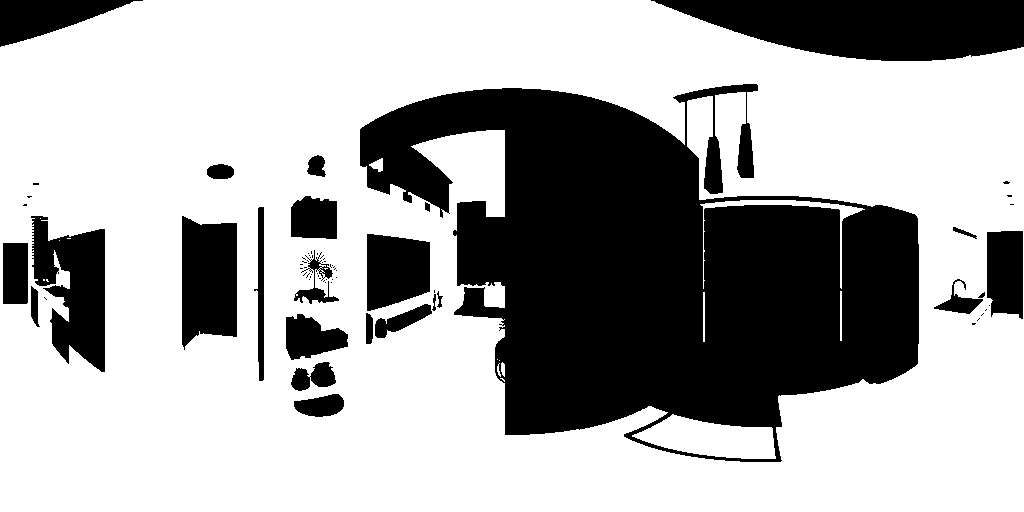
#> input picture data/scene_00001/906322/panorama.png, 1024 x 512 px; its folder holds only this picture in this run
$ python -i midas_depth_estimation.py   (imports and definitions only)
#> lines starting #> are read from the running program, lines starting #| are printed output that depends on the picture; after the words box and inside, x2 and y2 are one past the last pixel; in counts of white or black regions, pixels touching at a corner belong together
import matplotlib
# [1 line not run here, left out]

import json
import numpy as np
import matplotlib.pyplot as plt
import matplotlib.animation as animation
from matplotlib.patches import Rectangle, Circle, Wedge
import cv2
import glob
import torch
import warnings

# Suppress deprecation warnings from timm
# [19 lines not run here, left out]

objects = []

# [11 lines not run here, left out]


# ==============================
# LOAD PANORAMA
# ==============================

pan_files = glob.glob("data/scene_00001/**/panorama.png", recursive=True)

# [1 line not run here, left out]
# [1 line that did not run here, left out]

# [1 line that did not run here, left out]

# [1 line not run here, left out]


# ==============================
# DEPTH ESTIMATION
# ==============================

# [19 lines left out: function estimate_depth, not called in this run]


# [1 line that did not run here, left out]


# ==============================
# DRAW PATH
# ==============================

fig, ax = plt.subplots(figsize=(8,8))

# [15 lines not run here, left out]

path = []

# [10 lines left out: function onclick, not called in this run]

# [3 lines not run here, left out]

path = np.array(path)


# ==============================
# CAMERA SETTINGS
# ==============================

FOV = 90
VIEW_DIST = 5


# [36 lines left out: functions compute_angle, get_pov, not called in this run]


# ==============================
# IMPROVED SILHOUETTE DETECTION
# ==============================

def detect_silhouettes(frame):

    gray = cv2.cvtColor(frame, cv2.COLOR_RGB2GRAY)

    # improve contrast
    gray = cv2.equalizeHist(gray)

    blur = cv2.GaussianBlur(gray,(5,5),0)

    _, th = cv2.threshold(
        blur,
        0,
        255,
        cv2.THRESH_BINARY_INV + cv2.THRESH_OTSU
    )

    kernel = np.ones((5,5), np.uint8)

    th = cv2.morphologyEx(th, cv2.MORPH_CLOSE, kernel, iterations=2)
    th = cv2.morphologyEx(th, cv2.MORPH_OPEN, kernel, iterations=1)

    contours,_ = cv2.findContours(
        th,
        cv2.RETR_EXTERNAL,
        cv2.CHAIN_APPROX_SIMPLE
    )

    detections = []

    for c in contours:

        area = cv2.contourArea(c)

        if area < 200:
            continue

        x,y,w,h = cv2.boundingRect(c)

        aspect = w/h if h>0 else 0

        if aspect < 0.1 or aspect > 10:
            continue

        detections.append((x,y,w,h,c))

    return detections, th


# ==============================
# EVENT MEMORY
# ==============================

event_buffer = []


# [29 lines left out: function record_events, not called in this run]


# ==============================
# TIMELINE ENGINE
# ==============================

def build_timeline(events):

    events = sorted(events, key=lambda x: x[0])

    timeline = []
    last_event = None

    for f,e in events:

        if last_event == e:
            continue

        timeline.append((f,e))
        last_event = e

    return timeline


# ==============================
# EXPLANATION ENGINE
# ==============================

# [19 lines left out: function explain_crime, not called in this run]


# ==============================
# ANIMATION
# ==============================

fig2 = plt.figure(figsize=(15,6))

ax_scene = fig2.add_subplot(131)
ax_pov = fig2.add_subplot(132)
ax_mask = fig2.add_subplot(133)

# [13 lines not run here, left out]

# [1 line that did not run here, left out]
# [1 line not run here, left out]

# [1 line that did not run here, left out]
# [1 line not run here, left out]

pov_img = ax_pov.imshow(np.zeros((100,100,3),dtype=np.uint8))
mask_img = ax_mask.imshow(np.zeros((100,100)), cmap="gray")


# [33 lines left out: function update, not called in this run]


ani = animation.FuncAnimation(
    fig2,
    update,
    frames=len(path)-1,
    interval=200
)

# [1 line not run here, left out]


# ==============================
# BUILD TIMELINE
# ==============================

timeline = build_timeline(event_buffer)

# [1 line not run here, left out]

>>> import cv2
>>> picture = cv2.cvtColor(cv2.imread('data/scene_00001/906322/panorama.png'), cv2.COLOR_BGR2RGB)
#> picture is the input picture: shape (512, 1024, 3); min 0, max 255, mean 170.8
>>> result = detect_silhouettes(picture)
#> in detect_silhouettes, `blur = cv2.GaussianBlur(gray,(5,5),0)`:
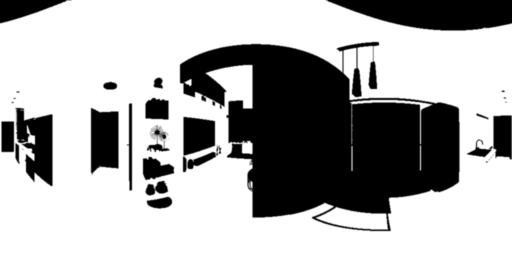
#> blur: shape (512, 1024) (shown at 1/2 size); min 0, max 255, mean 170.8
#> in detect_silhouettes, `_, th = cv2.threshold( blur, 0, 255, cv2.THRESH_BINARY_INV + cv2.THRES..`:
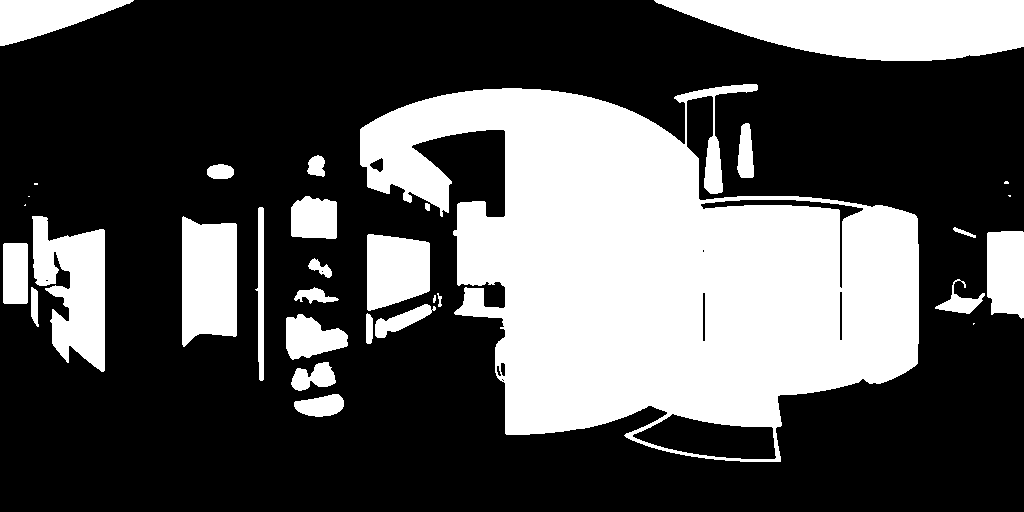
#> th: shape (512, 1024); 33% white; 32 white regions (7 under 20 px), largest, box (x1, y1, x2, y2) and area: (360, 84, 919, 462) 120342, (654, 0, 1024, 61) 16771, (32, 216, 105, 372) 7235
#> in detect_silhouettes, `th = cv2.morphologyEx(th, cv2.MORPH_CLOSE, kernel, iterations=2)`:
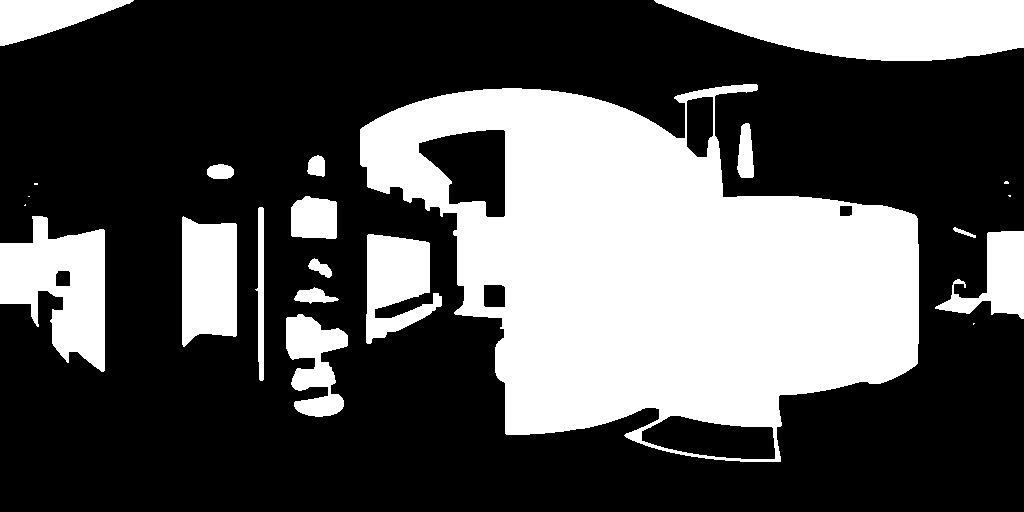
#> th: shape (512, 1024); 33.7% white; 22 white regions (6 under 20 px), largest, box (x1, y1, x2, y2) and area: (360, 84, 919, 462) 122520, (654, 0, 1024, 61) 16775, (0, 216, 105, 372) 9824
#> in detect_silhouettes, `th = cv2.morphologyEx(th, cv2.MORPH_OPEN, kernel, iterations=1)`:
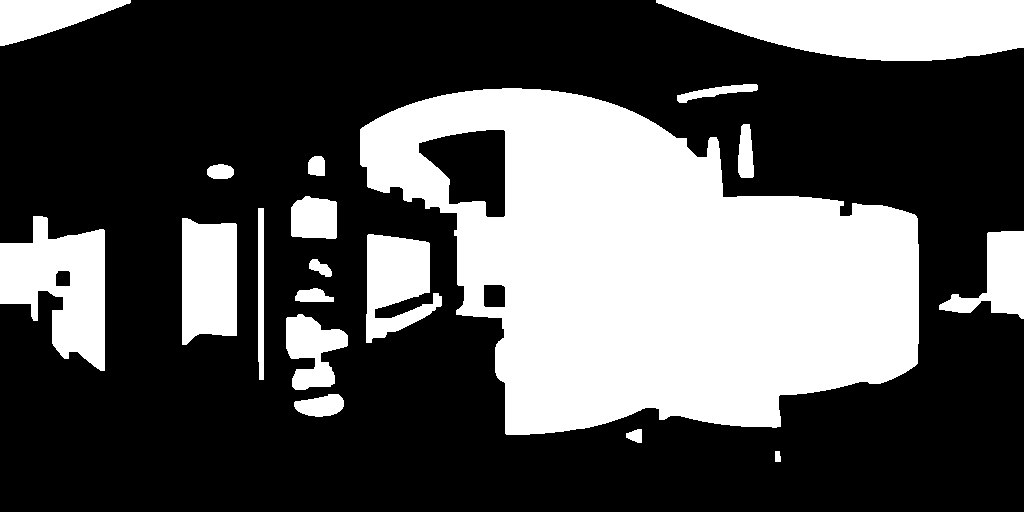
#> th: shape (512, 1024); 33.4% white; 19 white regions
#> in detect_silhouettes, `contours,_ = cv2.findContours( th, cv2.RETR_EXTERNAL, cv2.CHAIN_APPROX..`: contours = 19 contours; largest, box (x1, y1, x2, y2) and area: (360, 88, 919, 435) 125368, (656, 0, 1024, 61) 16380, (0, 216, 105, 371) 9696, (182, 218, 237, 345) 6112, (366, 234, 442, 343) 5112
#> the loop in detect_silhouettes, `for c in contours: ` made 19 passes
#> (area, x, y, w, h, aspect) on passes 3 to 10: (773, 294, 394, 50, 23, 2.17), (2682.5, 286, 314, 62, 76, 0.816), (356.5, 295, 288, 39, 14, 2.79), (208, 309, 259, 23, 18, 1.28), (5112.5, 366, 234, 76, 109, 0.697), (3415.5, 939, 231, 85, 88, 0.966), (6111.5, 182, 218, 55, 127, 0.433), (9695.5, 0, 216, 105, 155, 0.677)
#> after the loop in detect_silhouettes, `for c in contours:`: detections = 16 items

$ run again, on data/scene_00001/906322/perspective_1.png
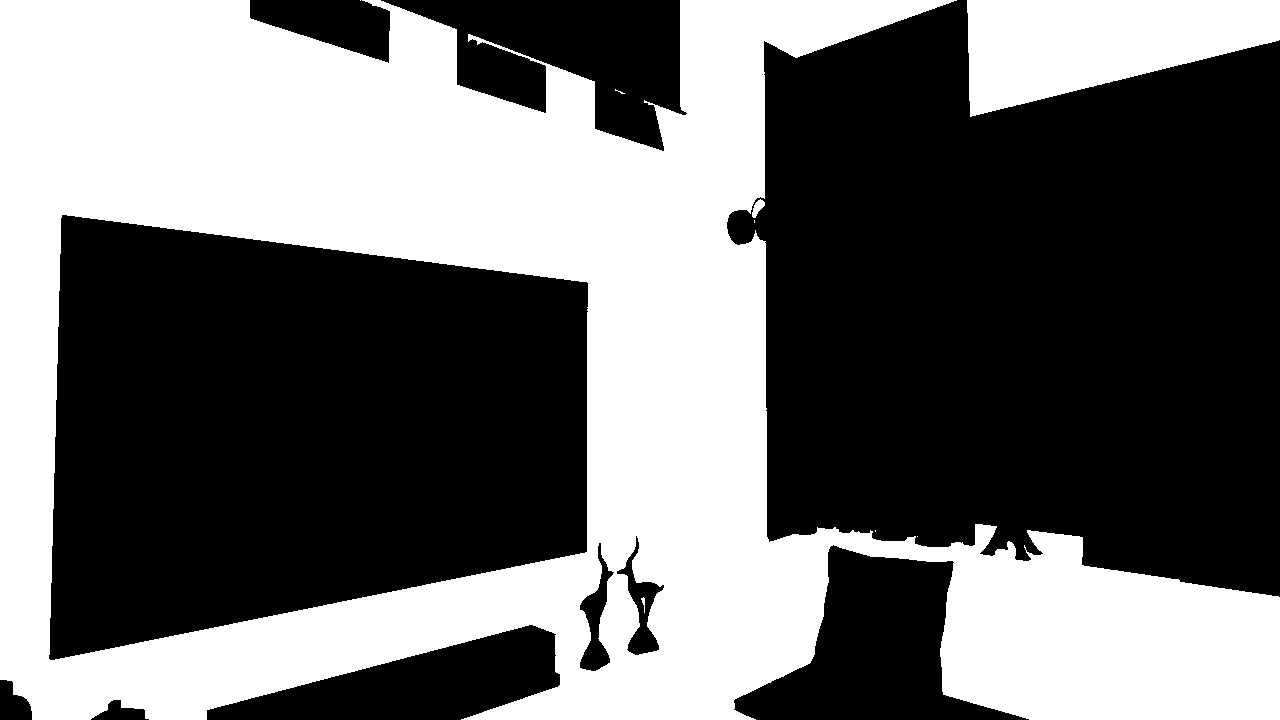
#> input picture data/scene_00001/906322/perspective_1.png, 1280 x 720 px
#> picture is the input picture: shape (720, 1280, 3); min 0, max 255, mean 110.3
#> in detect_silhouettes, `_, th = cv2.threshold( blur, 0, 255, cv2.THRESH_BINARY_INV + cv2.THRES..`:
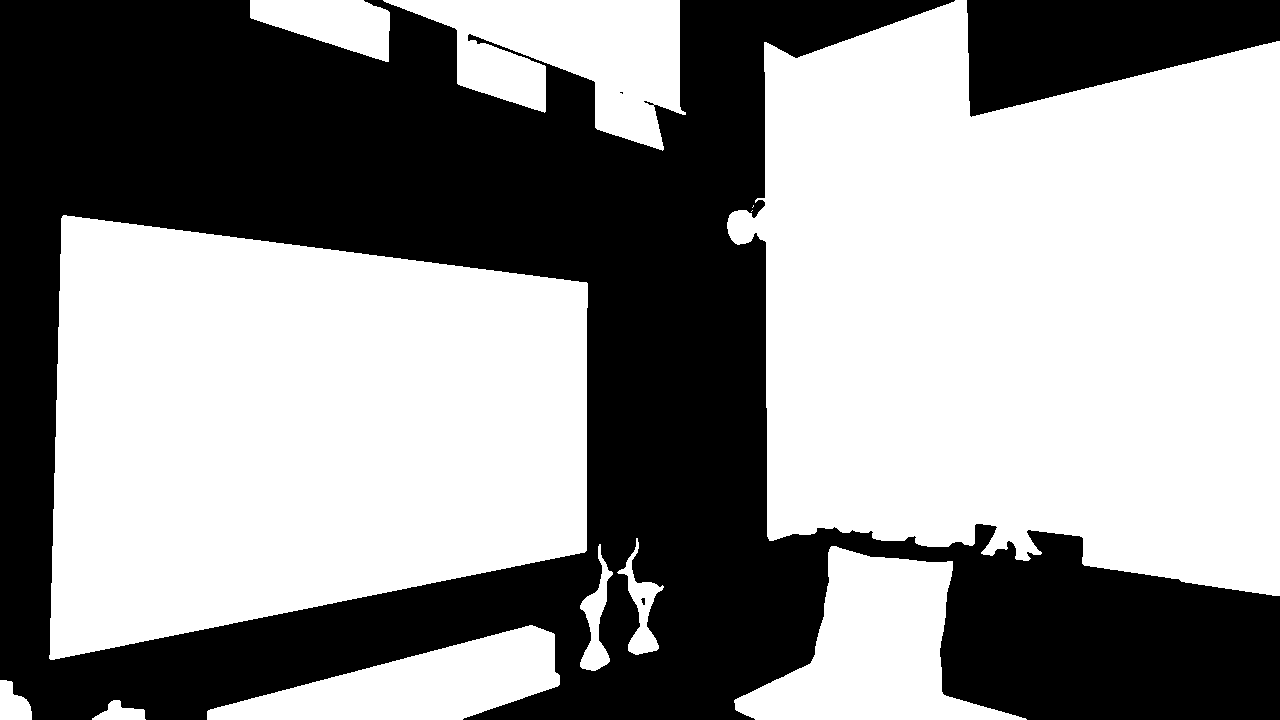
#> th: shape (720, 1280); 56.7% white; 4 black regions (1 under 20 px), largest, box (x1, y1, x2, y2) and area: (0, 0, 1280, 720) 374150, (967, 0, 1280, 117) 24562, (641, 598, 645, 605) 20
#> in detect_silhouettes, `th = cv2.morphologyEx(th, cv2.MORPH_CLOSE, kernel, iterations=2)`:
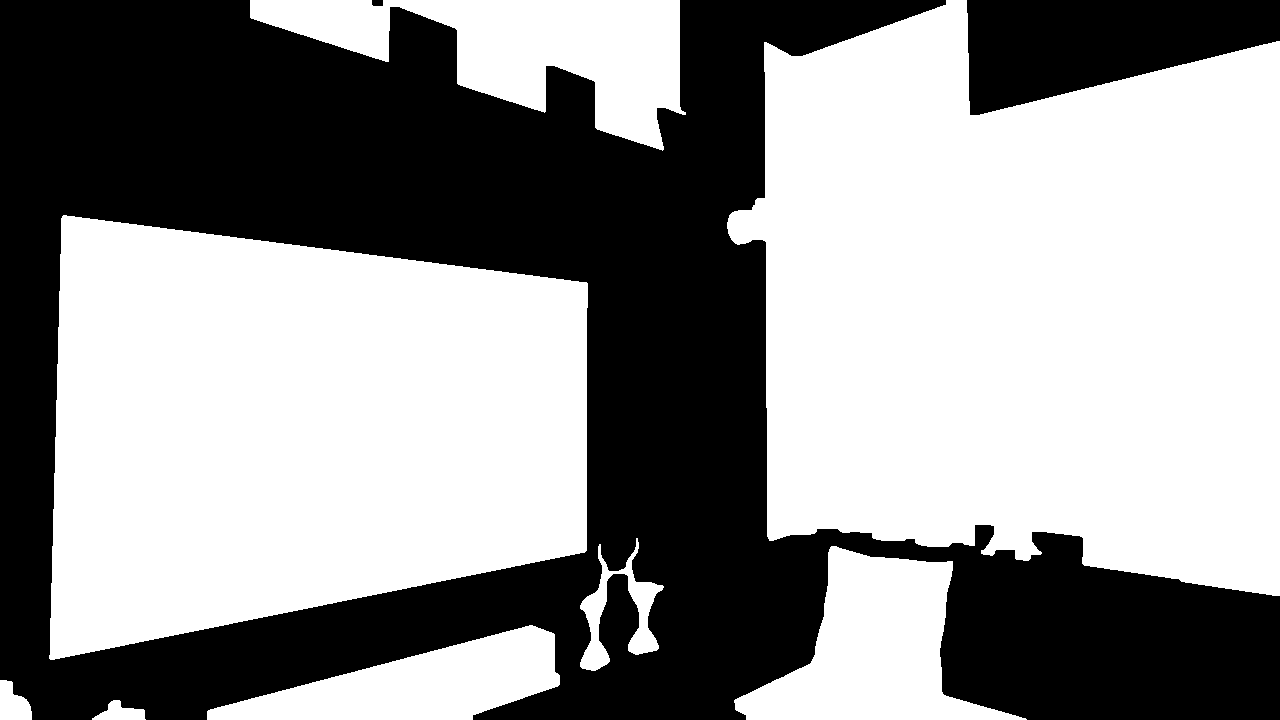
#> th: shape (720, 1280); 56.8% white; 3 black regions, box (x1, y1, x2, y2) and area: (0, 0, 1280, 720) 373162, (967, 0, 1280, 115) 24555, (372, 0, 383, 6) 65
#> contours = 9 contours; largest, box (x1, y1, x2, y2) and area: (727, 0, 1280, 596) 254924, (50, 216, 588, 660) 189134, (250, 0, 681, 149) 29722, (735, 546, 1022, 720) 24209, (207, 626, 560, 720) 17297
#> the loop in detect_silhouettes, `for c in contours: ` made 9 passes
#> (area, x, y, w, h, aspect) on passes 1 to 8: (557.5, 94, 700, 51, 20, 2.55), (856.5, 0, 680, 32, 40, 0.8), (17297, 207, 626, 353, 94, 3.76), (1469.5, 580, 564, 32, 107, 0.299), (1488.5, 621, 560, 42, 94, 0.447), (24209, 735, 546, 287, 174, 1.65), (189133.5, 50, 216, 538, 444, 1.21), (254924, 727, 0, 553, 596, 0.928)
#> after the loop in detect_silhouettes, `for c in contours:`: detections = 9 items
